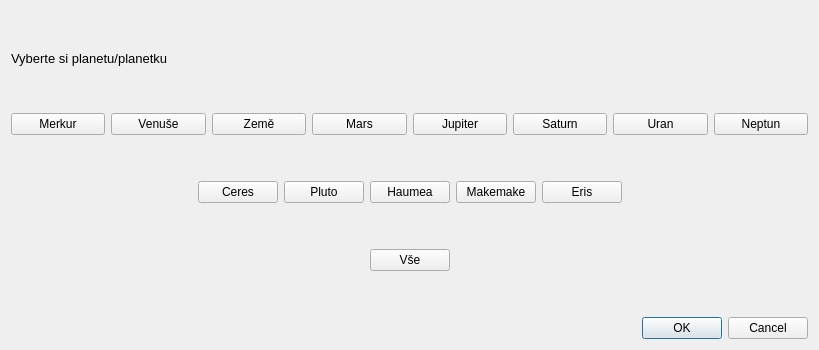
<?xml version="1.0" encoding="UTF-8"?>
<ui version="4.0">
 <class>DialogPlanety</class>
 <widget class="QDialog" name="DialogPlanety">
  <property name="geometry">
   <rect>
    <x>0</x>
    <y>0</y>
    <width>819</width>
    <height>350</height>
   </rect>
  </property>
  <property name="windowTitle">
   <string>Dialog</string>
  </property>
  <layout class="QVBoxLayout" name="verticalLayout">
   <item>
    <spacer name="verticalSpacer_4">
     <property name="orientation">
      <enum>Qt::Vertical</enum>
     </property>
     <property name="sizeType">
      <enum>QSizePolicy::Preferred</enum>
     </property>
     <property name="sizeHint" stdset="0">
      <size>
       <width>20</width>
       <height>40</height>
      </size>
     </property>
    </spacer>
   </item>
   <item>
    <widget class="QLabel" name="label">
     <property name="text">
      <string>&lt;html&gt;&lt;head/&gt;&lt;body&gt;&lt;p&gt;&lt;span style=&quot; font-size:10pt;&quot;&gt;Vyberte si planetu/planetku&lt;/span&gt;&lt;/p&gt;&lt;/body&gt;&lt;/html&gt;</string>
     </property>
    </widget>
   </item>
   <item>
    <spacer name="verticalSpacer_5">
     <property name="orientation">
      <enum>Qt::Vertical</enum>
     </property>
     <property name="sizeType">
      <enum>QSizePolicy::Preferred</enum>
     </property>
     <property name="sizeHint" stdset="0">
      <size>
       <width>20</width>
       <height>40</height>
      </size>
     </property>
    </spacer>
   </item>
   <item>
    <layout class="QVBoxLayout" name="verticalLayout_3">
     <item>
      <layout class="QHBoxLayout" name="horizontalLayout">
       <item>
        <widget class="QPushButton" name="pushButton_5">
         <property name="text">
          <string>Merkur</string>
         </property>
        </widget>
       </item>
       <item>
        <widget class="QPushButton" name="pushButton_4">
         <property name="text">
          <string>Venuše</string>
         </property>
        </widget>
       </item>
       <item>
        <widget class="QPushButton" name="pushButton_7">
         <property name="text">
          <string>Země</string>
         </property>
        </widget>
       </item>
       <item>
        <widget class="QPushButton" name="pushButton_8">
         <property name="text">
          <string>Mars</string>
         </property>
        </widget>
       </item>
       <item>
        <widget class="QPushButton" name="pushButton_6">
         <property name="text">
          <string>Jupiter</string>
         </property>
        </widget>
       </item>
       <item>
        <widget class="QPushButton" name="pushButton_3">
         <property name="text">
          <string>Saturn</string>
         </property>
        </widget>
       </item>
       <item>
        <widget class="QPushButton" name="pushButton_2">
         <property name="text">
          <string>Uran</string>
         </property>
        </widget>
       </item>
       <item>
        <widget class="QPushButton" name="pushButton">
         <property name="text">
          <string>Neptun</string>
         </property>
        </widget>
       </item>
      </layout>
     </item>
    </layout>
   </item>
   <item>
    <spacer name="verticalSpacer">
     <property name="orientation">
      <enum>Qt::Vertical</enum>
     </property>
     <property name="sizeType">
      <enum>QSizePolicy::Maximum</enum>
     </property>
     <property name="sizeHint" stdset="0">
      <size>
       <width>20</width>
       <height>40</height>
      </size>
     </property>
    </spacer>
   </item>
   <item>
    <layout class="QHBoxLayout" name="horizontalLayout_2">
     <item>
      <spacer name="horizontalSpacer_3">
       <property name="orientation">
        <enum>Qt::Horizontal</enum>
       </property>
       <property name="sizeHint" stdset="0">
        <size>
         <width>40</width>
         <height>20</height>
        </size>
       </property>
      </spacer>
     </item>
     <item>
      <widget class="QPushButton" name="pushButton_10">
       <property name="text">
        <string>Ceres</string>
       </property>
      </widget>
     </item>
     <item>
      <widget class="QPushButton" name="pushButton_13">
       <property name="text">
        <string>Pluto</string>
       </property>
      </widget>
     </item>
     <item>
      <widget class="QPushButton" name="pushButton_12">
       <property name="text">
        <string>Haumea</string>
       </property>
      </widget>
     </item>
     <item>
      <widget class="QPushButton" name="pushButton_11">
       <property name="text">
        <string>Makemake</string>
       </property>
      </widget>
     </item>
     <item>
      <widget class="QPushButton" name="pushButton_9">
       <property name="text">
        <string>Eris</string>
       </property>
      </widget>
     </item>
     <item>
      <spacer name="horizontalSpacer_4">
       <property name="orientation">
        <enum>Qt::Horizontal</enum>
       </property>
       <property name="sizeHint" stdset="0">
        <size>
         <width>40</width>
         <height>20</height>
        </size>
       </property>
      </spacer>
     </item>
    </layout>
   </item>
   <item>
    <spacer name="verticalSpacer_2">
     <property name="orientation">
      <enum>Qt::Vertical</enum>
     </property>
     <property name="sizeType">
      <enum>QSizePolicy::Maximum</enum>
     </property>
     <property name="sizeHint" stdset="0">
      <size>
       <width>20</width>
       <height>40</height>
      </size>
     </property>
    </spacer>
   </item>
   <item>
    <layout class="QHBoxLayout" name="horizontalLayout_3">
     <item>
      <spacer name="horizontalSpacer">
       <property name="orientation">
        <enum>Qt::Horizontal</enum>
       </property>
       <property name="sizeHint" stdset="0">
        <size>
         <width>40</width>
         <height>20</height>
        </size>
       </property>
      </spacer>
     </item>
     <item>
      <widget class="QPushButton" name="pushButton_14">
       <property name="text">
        <string>Vše</string>
       </property>
      </widget>
     </item>
     <item>
      <spacer name="horizontalSpacer_2">
       <property name="orientation">
        <enum>Qt::Horizontal</enum>
       </property>
       <property name="sizeHint" stdset="0">
        <size>
         <width>40</width>
         <height>20</height>
        </size>
       </property>
      </spacer>
     </item>
    </layout>
   </item>
   <item>
    <spacer name="verticalSpacer_3">
     <property name="orientation">
      <enum>Qt::Vertical</enum>
     </property>
     <property name="sizeType">
      <enum>QSizePolicy::Maximum</enum>
     </property>
     <property name="sizeHint" stdset="0">
      <size>
       <width>20</width>
       <height>40</height>
      </size>
     </property>
    </spacer>
   </item>
   <item>
    <widget class="QDialogButtonBox" name="buttonBox">
     <property name="orientation">
      <enum>Qt::Horizontal</enum>
     </property>
     <property name="standardButtons">
      <set>QDialogButtonBox::Cancel|QDialogButtonBox::Ok</set>
     </property>
    </widget>
   </item>
  </layout>
 </widget>
 <resources/>
 <connections>
  <connection>
   <sender>buttonBox</sender>
   <signal>accepted()</signal>
   <receiver>DialogPlanety</receiver>
   <slot>accept()</slot>
   <hints>
    <hint type="sourcelabel">
     <x>248</x>
     <y>254</y>
    </hint>
    <hint type="destinationlabel">
     <x>157</x>
     <y>274</y>
    </hint>
   </hints>
  </connection>
  <connection>
   <sender>buttonBox</sender>
   <signal>rejected()</signal>
   <receiver>DialogPlanety</receiver>
   <slot>reject()</slot>
   <hints>
    <hint type="sourcelabel">
     <x>316</x>
     <y>260</y>
    </hint>
    <hint type="destinationlabel">
     <x>286</x>
     <y>274</y>
    </hint>
   </hints>
  </connection>
 </connections>
</ui>
